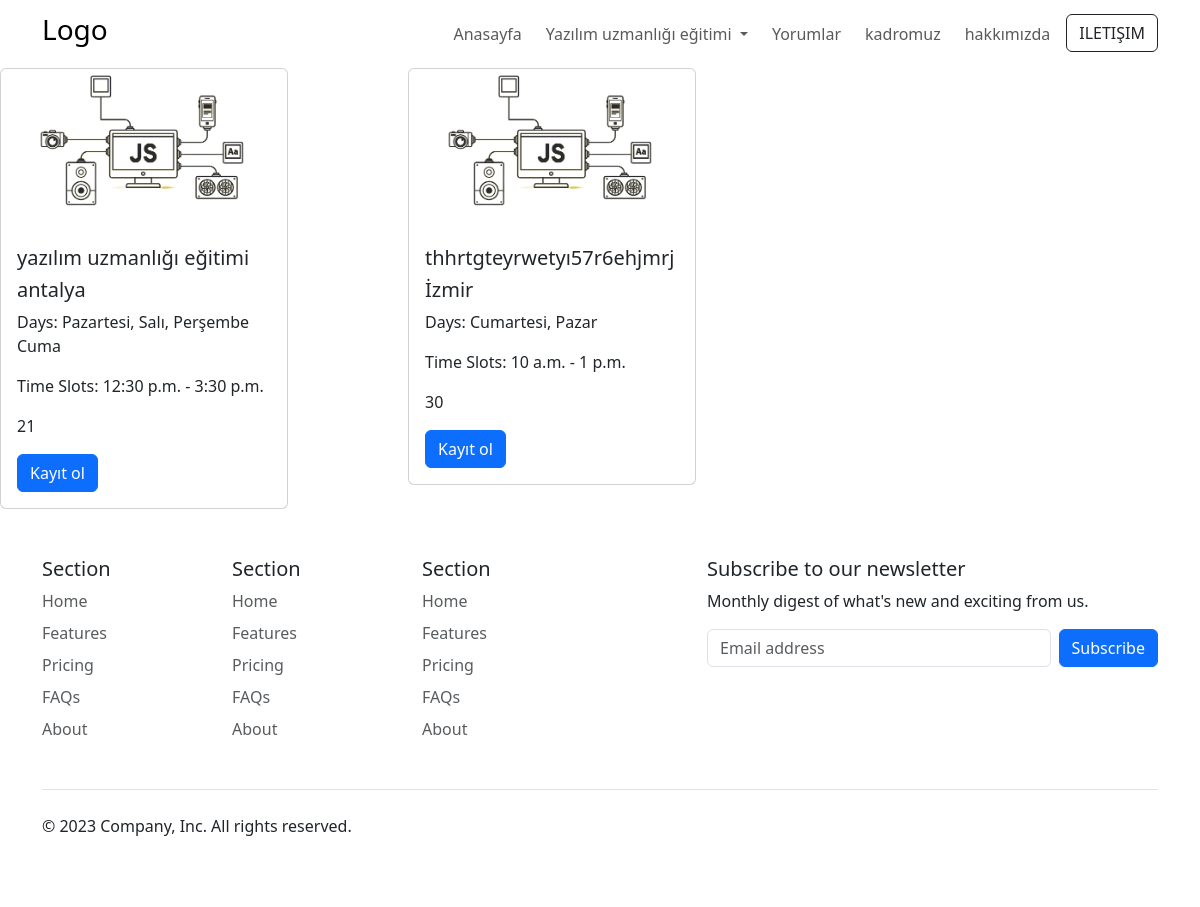
The page /egitimler/ on the database as committed earlier.
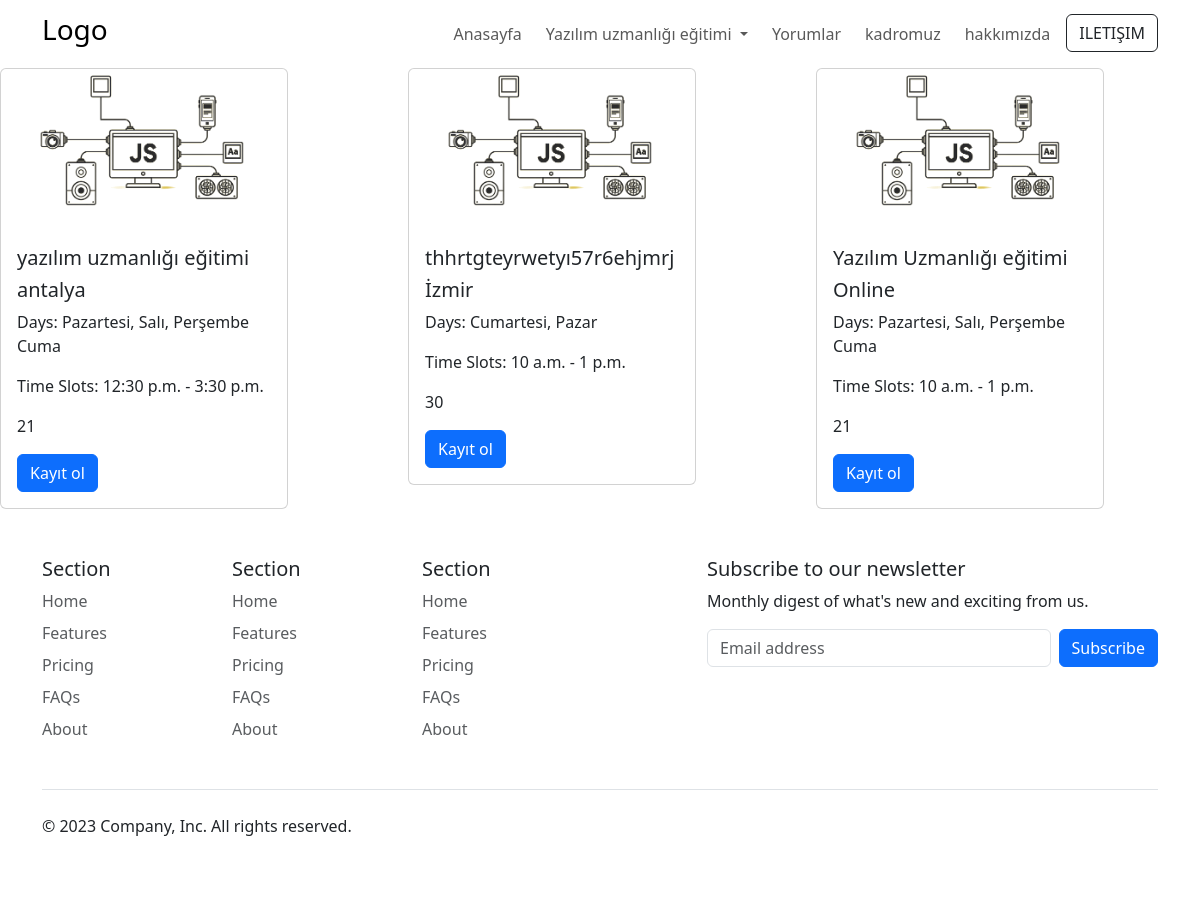
The same page on the database as committed later.
### ders/models.py (models this page shows, shortened)
class EduProgram(models.Model):
  title = models.CharField(max_length=100)
  quota = models.IntegerField()
  price = models.DecimalField(max_digits=10,decimal_places=2)
  city = models.ForeignKey(City, on_delete=models.CASCADE)
  days = models.ManyToManyField(Day)
  time_slots = models.ManyToManyField(TimeSlot)

class City(models.Model):
  title = models.CharField(max_length=20)
  def __str__(self):
    return f'{self.title}'

class Day(models.Model):
    name = models.CharField(max_length=50, choices=(
        ('Pazartesi, Salı, Perşembe Cuma', 'Pazartesi, Salı, Perşembe Cuma'),
        ('Cumartesi, Pazar', 'Cumartesi Pazar')
    ))

class TimeSlot(models.Model):
    start_time = models.TimeField()
    end_time = models.TimeField()

### pages/views.py (the view)
# urls.py: path('egitimler/', egitim, name='egitimlerPage')
def egitim(request):
  ders = EduProgram.objects.all()
  return render(request, 'egitimler.html',{
     'ders': ders
  })

### pages/templates/egitimler.html (shortened to what this page needs)
{% extends "core/base.html" %}
{% load static %}
{% block content %}
{% include "partials/_navbar.html" %}
<main>
<div class="row">
    {% for dersler in ders %}
    <div class="col-md-4 col-sm-6">
      {% include "partials/_dersler.html" %}
    </div>
    {% endfor %}
</div>
</main>
{% endblock content %}

### templates/core/base.html (shortened to what this page needs)
{% load static %}
<!DOCTYPE html>
<html lang="en">
<head>
    <link href="https://cdn.jsdelivr.net/npm/bootstrap@5.3.2/dist/css/bootstrap.min.css" rel="stylesheet">
    <link rel="stylesheet" href="{% static "style/styles.css" %}">
</head>
<body>
    {% block content %}
    {% endblock content %}
    {% include "partials/_footer.html" %}
</body>
</html>

### templates/partials/_navbar.html (shortened to what this page needs)
{% load static %}
  {% if request.path == '/' %}
  <nav class="navbar navbar-expand-lg navbar-dark bg-transparent container" aria-label="Offcanvas navbar large">
    <div class="container-fluid">
      <a class="navbar-brand" href="{% url "indexPage" %}">
        <div class="w-50">
          <h3>Logo</h3>
        </div>
      </a>
      <button class="navbar-toggler" type="button" data-bs-toggle="offcanvas" data-bs-target="#offcanvasNavbar2" aria-controls="offcanvasNavbar2" aria-label="Toggle navigation">
        <span class="navbar-toggler-icon"></span>
      </button>
      <div class="offcanvas offcanvas-end text-bg-dark" tabindex="-1" id="offcanvasNavbar2" aria-labelledby="offcanvasNavbar2Label">
        <div class="offcanvas-header">
          <h5 class="offcanvas-title" id="offcanvasNavbar2Label">Offcanvas</h5>
          <button type="button" class="btn-close btn-close-white" data-bs-dismiss="offcanvas" aria-label="Close"></button>
        </div>
        <div class="offcanvas-body">
            <ul class="navbar-nav ms-auto mb-2 mb-lg-0 flex gap-2">
                <li class="nav-item">
                  <a class="nav-link" aria-current="page" href="#">Anasayfa</a>
                </li>
                <li class="nav-item dropdown">
                  <a class="nav-link dropdown-toggle" href="#" role="button" data-bs-toggle="dropdown" aria-expanded="false">
                    Yazılım uzmanlığı eğitimi
                  </a>
                  <ul class="dropdown-menu">
                    <li><a class="dropdown-item" href="{% url 'egitimlerPage' %}">avrupa'da kariyer</a></li>
                    <li><a class="dropdown-item" href="#">online</a></li>
                    <li><a class="dropdown-item" href="#">istanbul şube</a></li>
                    <li><a class="dropdown-item" href="#">izmir şube</a></li>
                    <li><a class="dropdown-item" href="#">ankara şube</a></li>
                    <li><a class="dropdown-item" href="#">bursa şube</a></li>
                    <!-- <li><hr class="dropdown-divider"></li>
                    <li><a class="dropdown-item" href="#">iletişime geç</a></li> -->
                  </ul>
                </li>
                <li class="nav-item">
                  <a class="nav-link">Yorumlar</a>
                </li>
                <li class="nav-item">
                  <a href="{% url "kadromuzPage" %}" class="nav-link">kadromuz</a>
                </li>
                <li class="nav-item">
                  <a href="#" class="nav-link">hakkımızda</a>
                </li>
                <li class="nav-item">
                  <a href="#" class="btn btn-outline-light text-uppercase">iletişim</a>
                </li>
              </ul>
        </div>
      </div>
    </div>
  </nav>
  {% else %}
  <nav class="navbar navbar-expand-lg navbar-light bg-transparent container" aria-label="Offcanvas navbar large">
    <div class="container-fluid">
      <a class="navbar-brand" href="{% url "indexPage" %}">
        <div class="w-50">
          <h3>Logo</h3>
        </div>
      </a>
      <div class="offcanvas offcanvas-end text-bg-dark" tabindex="-1" id="offcanvasNavbar2" aria-labelledby="offcanvasNavbar2Label">
        <div class="offcanvas-body">
            <ul class="navbar-nav ms-auto mb-2 mb-lg-0 flex gap-2">
                <li class="nav-item">
                  <a class="nav-link" aria-current="page" href="#">Anasayfa</a>
                </li>
                <li class="nav-item dropdown">
                  <a class="nav-link dropdown-toggle" href="#" role="button" data-bs-toggle="dropdown" aria-expanded="false">
                    Yazılım uzmanlığı eğitimi
                  </a>
                </li>
                <li class="nav-item">
                  <a class="nav-link">Yorumlar</a>
                </li>
                <li class="nav-item">
                  <a href="{% url "kadromuzPage" %}" class="nav-link">kadromuz</a>
                </li>
                <li class="nav-item">
                  <a href="#" class="nav-link">hakkımızda</a>
                </li>
                <li class="nav-item">
                  <a href="#" class="btn btn-outline-dark text-uppercase">iletişim</a>
                </li>
              </ul>
        </div>
      </div>
    </div>
  </nav>
  {% endif %}

### templates/partials/_dersler.html (shortened to what this page needs)
{% load static %}
<div class="card" style="width: 18rem;">
  <img src="{% static 'images/javascript.png' %}" class="card-img-top" alt="">
  <div class="card-body">
    <h5 class="card-title">{{dersler.title}}</h5>
    <h5 class="card-title">{{dersler.city}}</h5>
    <p class="card-text">
      Days:
      {% for day in dersler.days.all %}
          {{ day.name }}
      {% endfor %}
  </p>
  <p class="card-text">
    Time Slots:
    {% for time_slot in dersler.time_slots.all %}
        {{ time_slot.start_time }} - {{ time_slot.end_time }}
    {% endfor %}
    <p class="card-text">{{dersler.quota}}</p>
    <a href="#" class="btn btn-primary">Kayıt ol</a>
  </div>
</div>

### templates/partials/_footer.html (shortened to what this page needs)
<div class="container">
    <footer class="py-5">
      <div class="row">
        <div class="col-6 col-md-2 mb-3">
          <h5>Section</h5>
          <ul class="nav flex-column">
            <li class="nav-item mb-2"><a href="#" class="nav-link p-0 text-body-secondary">Home</a></li>
            <li class="nav-item mb-2"><a href="#" class="nav-link p-0 text-body-secondary">Features</a></li>
            <li class="nav-item mb-2"><a href="#" class="nav-link p-0 text-body-secondary">Pricing</a></li>
            <li class="nav-item mb-2"><a href="#" class="nav-link p-0 text-body-secondary">FAQs</a></li>
            <li class="nav-item mb-2"><a href="#" class="nav-link p-0 text-body-secondary">About</a></li>
          </ul>
        </div>
        <div class="col-6 col-md-2 mb-3">
          <h5>Section</h5>
          <ul class="nav flex-column">
            <li class="nav-item mb-2"><a href="#" class="nav-link p-0 text-body-secondary">Home</a></li>
            <li class="nav-item mb-2"><a href="#" class="nav-link p-0 text-body-secondary">Features</a></li>
            <li class="nav-item mb-2"><a href="#" class="nav-link p-0 text-body-secondary">Pricing</a></li>
            <li class="nav-item mb-2"><a href="#" class="nav-link p-0 text-body-secondary">FAQs</a></li>
            <li class="nav-item mb-2"><a href="#" class="nav-link p-0 text-body-secondary">About</a></li>
          </ul>
        </div>
        <div class="col-6 col-md-2 mb-3">
          <h5>Section</h5>
          <ul class="nav flex-column">
            <li class="nav-item mb-2"><a href="#" class="nav-link p-0 text-body-secondary">Home</a></li>
            <li class="nav-item mb-2"><a href="#" class="nav-link p-0 text-body-secondary">Features</a></li>
            <li class="nav-item mb-2"><a href="#" class="nav-link p-0 text-body-secondary">Pricing</a></li>
            <li class="nav-item mb-2"><a href="#" class="nav-link p-0 text-body-secondary">FAQs</a></li>
            <li class="nav-item mb-2"><a href="#" class="nav-link p-0 text-body-secondary">About</a></li>
          </ul>
        </div>
        <div class="col-md-5 offset-md-1 mb-3">
          <form>
            <h5>Subscribe to our newsletter</h5>
            <p>Monthly digest of what's new and exciting from us.</p>
            <div class="d-flex flex-column flex-sm-row w-100 gap-2">
              <input id="newsletter1" type="text" class="form-control" placeholder="Email address">
              <button class="btn btn-primary" type="button">Subscribe</button>
            </div>
          </form>
        </div>
      </div>
      <div class="d-flex flex-column flex-sm-row justify-content-between py-4 my-4 border-top">
        <p>© 2023 Company, Inc. All rights reserved.</p>
        <ul class="list-unstyled d-flex">
          <li class="ms-3"><a class="link-body-emphasis" href="#"><svg class="bi" width="24" height="24"><use xlink:href="#twitter"></use></svg></a></li>
          <li class="ms-3"><a class="link-body-emphasis" href="#"><svg class="bi" width="24" height="24"><use xlink:href="#instagram"></use></svg></a></li>
          <li class="ms-3"><a class="link-body-emphasis" href="#"><svg class="bi" width="24" height="24"><use xlink:href="#facebook"></use></svg></a></li>
        </ul>
      </div>
    </footer>
  </div>

### static/style/styles.css (style rules this page uses)
body { min-height: 100vh; background-repeat: no-repeat; }

Rows that differ between the two databases and show on the page:
added EduProgram: title "Yazılım Uzmanlığı eğitimi", city "Online", quota "21", Day (name "Pazartesi, Salı, Perşembe Cuma"), TimeSlot (start_time "10 a.m.", end_time "1 p.m.")
